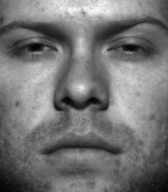
#> input picture Eigenfaces/CroppedYalePNG/yaleB01_P00A+000E+20.png, 168 x 192 px; its folder holds only this picture in this run
$ jupyter execute --allow-errors eigenfaces.ipynb
#> lines starting #> are read from the running program, lines starting #| are printed output that depends on the picture
[cell 1]
import cv2
import numpy as np
import matplotlib.pyplot as plt
import os

[cell 2]
# Import images from folder as numpy arrays

img_arrays = []

filenames = sorted(os.listdir("CroppedYalePNG"))

for filename in filenames:
    img_path = os.path.join("CroppedYalePNG", filename)
    img = cv2.imread(img_path, cv2.IMREAD_GRAYSCALE)
#> img is the input picture: shape (192, 168); min 3, max 254, mean 116.5

    # if statement to ensure all images exists and are of same shape
    if img is not None and img.shape == (192, 168):
        flatten_img = img.flatten()
        img_arrays.append(flatten_img)

[cell 3]
# Extract one image for testing later, and leave rest for PCA

train_images = img_arrays[1:]
#> train_images = []
test_image = img_arrays[0]

[cell 4]
# Calculate the average of all the faces and plot

average_face = np.average(train_images, axis=0)
#> average_face = nan

#> (the rest of this cell did not finish here and is left out)

[cell 5]
# Calculate mean subtracted matrix, X

tiled_average_face = np.tile(average_face, (len(train_images),1))
#> tiled_average_face = empty array
X = train_images - tiled_average_face
#> X = empty array

[cell 6]
# Perform SVD to calculate the eigenvectors of X

U, S, V = np.linalg.svd(X, full_matrices=False)
#> U = empty array; S = empty array; V = empty array

[cell 7]
# Extract first 9 eigenfaces from V matrix and plot

fig = plt.figure(figsize=(6,6))
fig.suptitle("Plot of First Nine Eigenfaces")
#> (the rest of this cell did not finish here and is left out)

We see that unsurprisingly, they generally take the shape of a face, with each different eigenface seeming to have an emphasis on specific parts of the face such as the forehead, mouth, nose, etc. Out of curiosity, we can also try to visualize some of the later eigenfaces and see why they are considered less significant.

[cell 8]
eigenface_values = [10, 250, 1000, 2000]

fig = plt.figure(figsize=(6,6))
fig.suptitle(f"Plot of Four Chosen Eigenfaces")

#> (the rest of this cell did not finish here and is left out)

As expected, the later eigenfaces gradually begin to fail to resemble faces, turning into almost complete noise with only hints of disturbances around the prominent facial features such as the eyes, nose, and mouth.

With our eigenfaces computed, we can now return to the test face that we had saved and attempt to recreate it with only a given number of our eigenfaces as done below.

[cell 9]
r_values = [25, 250, 2000]

test_image_subtracted = test_image - average_face

fig = plt.figure(figsize=(6,6))
fig.suptitle("Recreation of Test Image Using First r Eigenfaces")

#> (the rest of this cell did not finish here and is left out)

We see that our eigenface decomposition manages to create a fairly decent approximation for the test face even with only a small portion of the eigenfaces. At just r = 250, the recovered image already looks very similar to the original, with only slight blurs while at r = 2000 it is nearly identical. This is of course unsurprising given that although this exact image was not in the training data, very similar images of the same person was, so this makes us question whether this eigendecomposition would work on a completely unrelated face. This is done below

[cell 10]
color_img = cv2.imread("sample_face.jpg")
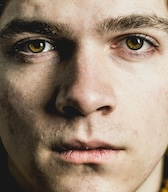
#> input picture Eigenfaces/sample_face.jpg, 168 x 192 px
#> color_img is the input picture: shape (192, 168, 3); mean B, G, R 115.4, 132.7, 152.2
test_image_2 = cv2.cvtColor(color_img, cv2.COLOR_BGR2GRAY).flatten()

[cell 11]
r_values = [25, 250, 2000]

test_image_subtracted_2 = test_image_2 - average_face

fig = plt.figure(figsize=(6,6))
fig.suptitle("Recreation of Test Image Using First r Eigenfaces")

#> (the rest of this cell did not finish here and is left out)

As we had hoped, it still does a fairly decent job at recreating an image of a completely unrelated face, with it being already recognizable at r = 250. However, it definitely doesn't work as well as the previous example, with the image lacking a lot of detail and having a grainy pattern even at r = 2000. This is likely due to the fact that not only are images of this person not in the original data set, the conditions in which the photo was taken is almost certaintly very different from other photos. This is situation is sort of analogous to overtraining a neural network in machine learning. One way this could probably be avoided is if the data set had a much larger variety of people as well as varying conditions during photography (diffferent cameras, locations, etc).

Out of curiosity, we can also try to see what happens if we try to recreate a completely unrelated image that isn't even a face. This is done below.

[cell 12]
color_img = cv2.imread("sample_image.jpg")
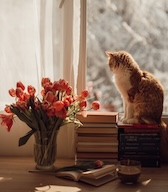
#> input picture Eigenfaces/sample_image.jpg, 168 x 192 px
#> color_img is the input picture: shape (192, 168, 3); mean B, G, R 99.4, 113.8, 140.1
test_image_3 = cv2.cvtColor(color_img, cv2.COLOR_BGR2GRAY).flatten()
